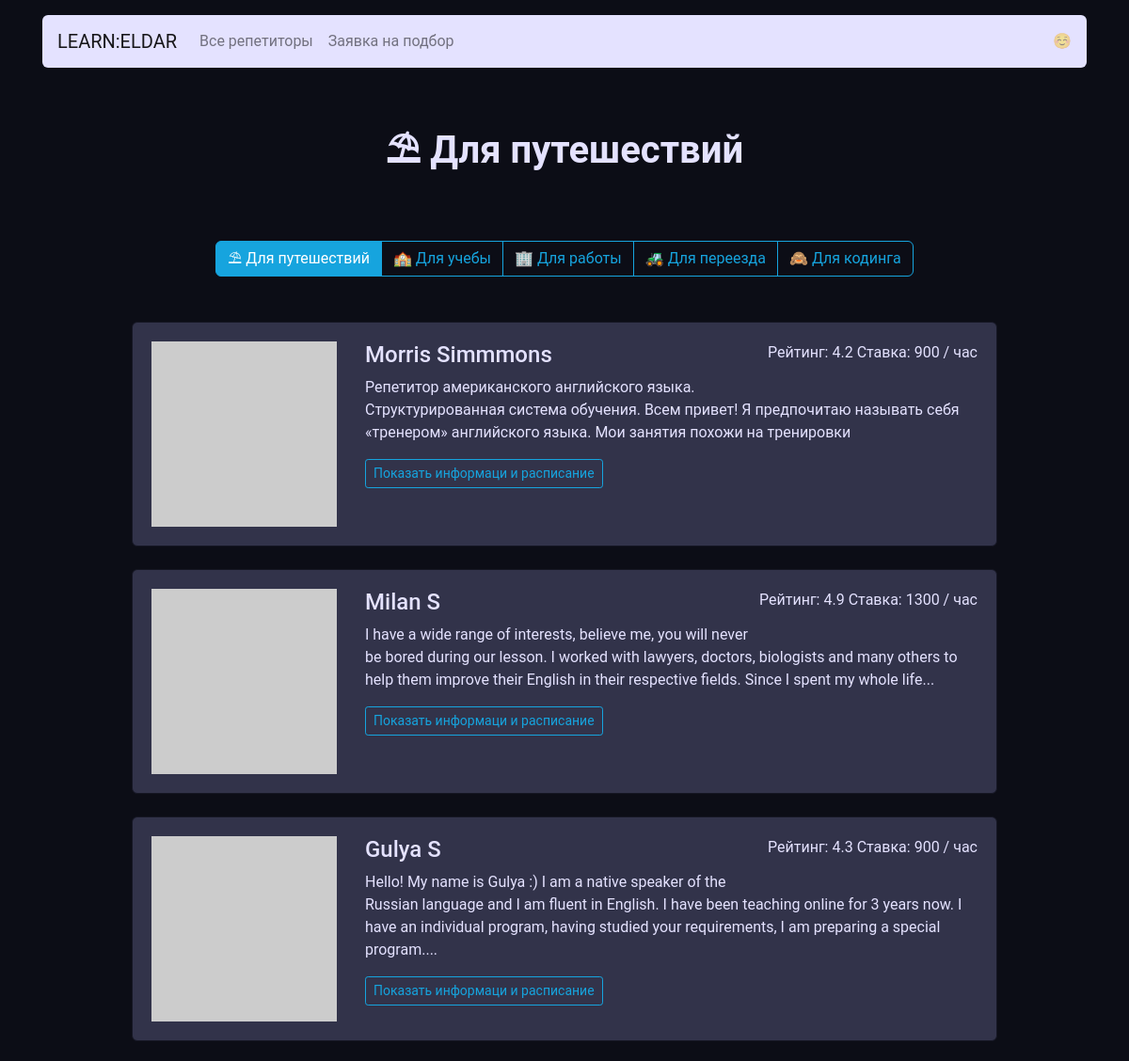
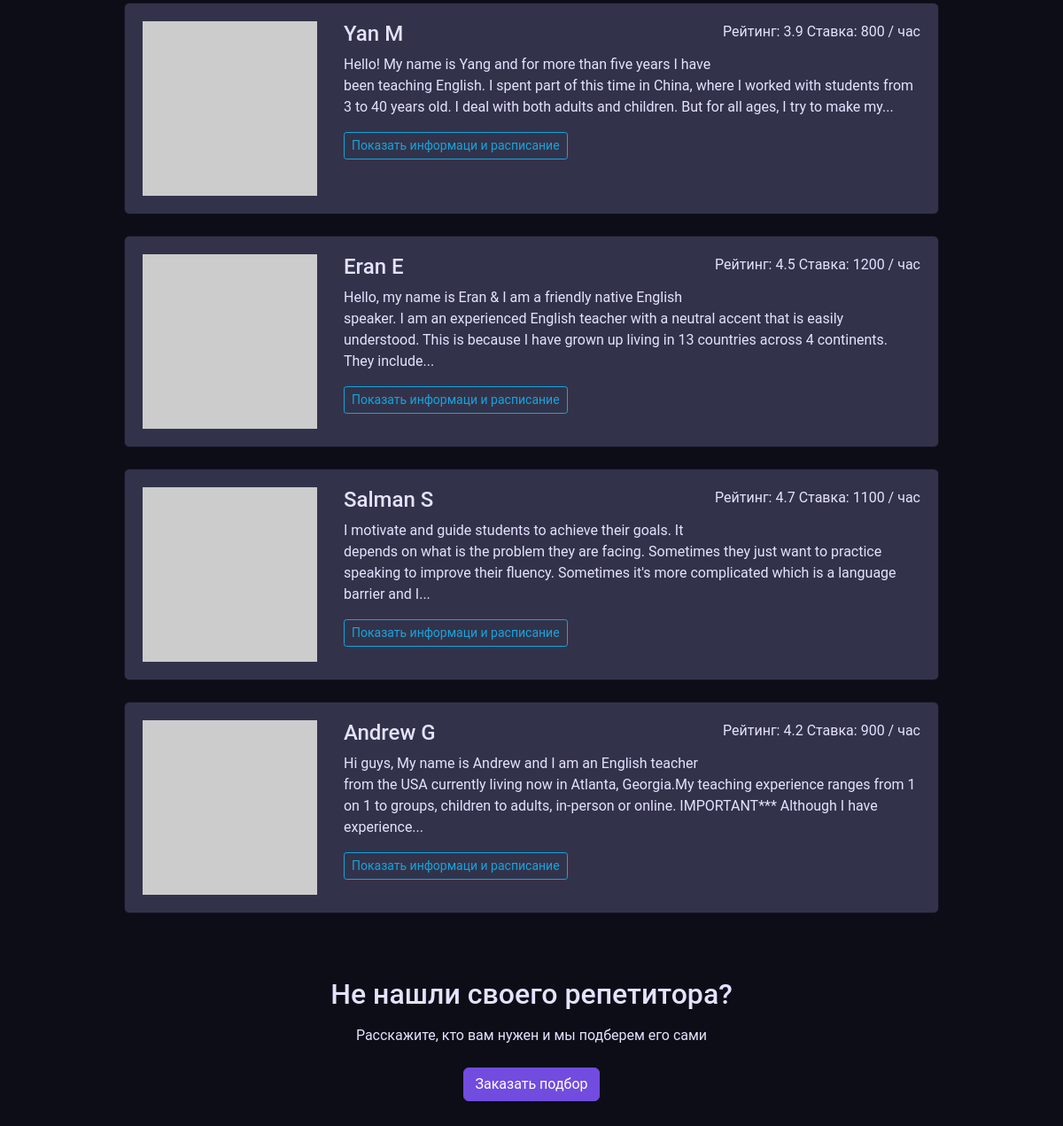
Page /goals/travel/ on the committed database (2 pictures, top to bottom).
### app.py (models this page shows)
class Teachers(db.Model):
    __tablename__ = 'teachers'
    id = db.Column('ID', db.Integer, primary_key=True)
    name = db.Column('Name', db.String)
    about = db.Column('About', db.String)
    rating = db.Column('Rating', db.Float)
    picture = db.Column('Picture', db.String)
    price = db.Column('Price', db.Integer)
    schedule = db.relationship('Schedule', backref='teacher')
    goals = db.relationship('Goals', secondary=teacher_goals_association, backref='teacher')
    booking = db.relationship('Booking', backref='teacher')

### app.py (the view)
@app.route('/goals/<goal>/')
def goals_render(goal):
    teachers_with_goals = db.session.query(Teachers).filter(Teachers.goals.any(goal_slug=goal)).all()
    return render_template('goal.html', goal_label=goals[goal], teachers=teachers_with_goals, goals=goals)

### templates/goal.html
{% extends 'base.html' %} {% block body %}
<main class="container mt-3">
    <h1 class="h1 text-center w-50 mx-auto mt-1 py-5 mb-4"><strong>{{ goal_label }}</strong></h1>
    <div class="text-center mb-5">
        <div class="btn-group mx-auto mb-0" role="group" aria-label="Basic example">
            {% for key,value in goals.items() %}
            <a href="/goals/{{ key }}" class="btn btn-outline-secondary
            {% if request.path == '/goals/' + key + '/' %}active{% endif %}">{{ value }}</a>
            {% endfor %}
        </div>
    </div>
    <div class="row">
        <div class="col-12 col-lg-10 offset-lg-1 m-auto">
            {% for teacher in teachers %}
            <div class="card mb-4">
                <div class="card-body">
                    <div class="row">
                        <div class="col-3"><img src="{{ teacher.picture }}" class="img-fluid" alt=""></div>
                        <div class="col-9">
                            <p class="float-right">Рейтинг: {{ teacher.rating }} Ставка: {{ teacher.price }} / час</p>
                            <h2 class="h4">{{ teacher.name }}</h2>
                            <p>{{ teacher.about | truncate(250) }}</p>
                            <a href="/profile/{{ teacher.id }}" class="btn btn-outline-secondary btn-sm mr-3 mb-2">Показать
                                информаци и расписание</a>
                        </div>
                    </div>
                </div>
            </div>
            {% endfor %}
        </div>
    </div>
    <h2 class="text-center mt-5 mb-3">Не нашли своего репетитора?</h2>
    <p class="text-center mb-4">Расскажите, кто вам нужен и мы подберем его сами</p>
    <div class="text-center pb-5">
        <a href="request.html" class="btn btn-primary">Заказать подбор</a>
    </div>
</main>
{% endblock %}

### rows in the picture
Teachers: rating "4.2", price "900", name "Morris Simmmons", about "Репетитор американского английского языка. Структурированная система обучения. Всем привет! Я предпочитаю называть себя «тренером» английского языка. Мои занятия похожи на тренировки"
Teachers: rating "4.9", price "1300", name "Milan S", about "I have a wide range of interests, believe me, you will never be bored during our lesson. I worked with lawyers, doctors, biologists and many others to help them improve their English in their respective fields. Since I spent my whole life..."
Teachers: rating "4.3", price "900", name "Gulya S", about "Hello! My name is Gulya :) I am a native speaker of the Russian language and I am fluent in English. I have been teaching online for 3 years now. I have an individual program, having studied your requirements, I am preparing a special program...."
Teachers: rating "3.9", price "800", name "Yan M", about "Hello! My name is Yang and for more than five years I have been teaching English. I spent part of this time in China, where I worked with students from 3 to 40 years old. I deal with both adults and children. But for all ages, I try to make my..."
Teachers: rating "4.5", price "1200", name "Eran E", about "Hello, my name is Eran & I am a friendly native English speaker. I am an experienced English teacher with a neutral accent that is easily understood. This is because I have grown up living in 13 countries across 4 continents. They include..."
Teachers: rating "4.7", price "1100", name "Salman S", about "I motivate and guide students to achieve their goals. It depends on what is the problem they are facing. Sometimes they just want to practice speaking to improve their fluency. Sometimes it's more complicated which is a language barrier and I..."
Teachers: rating "4.2", price "900", name "Andrew G", about "Hi guys, My name is Andrew and I am an English teacher from the USA currently living now in Atlanta, Georgia.My teaching experience ranges from 1 on 1 to groups, children to adults, in-person or online. IMPORTANT*** Although I have experience..."

### other values in the picture
{{ goal_label }} "⛱ Для путешествий"
{{ value }} "⛱ Для путешествий" "🏫 Для учебы" "🏢 Для работы" "🚜 Для переезда" "🙈 Для кодинга"
